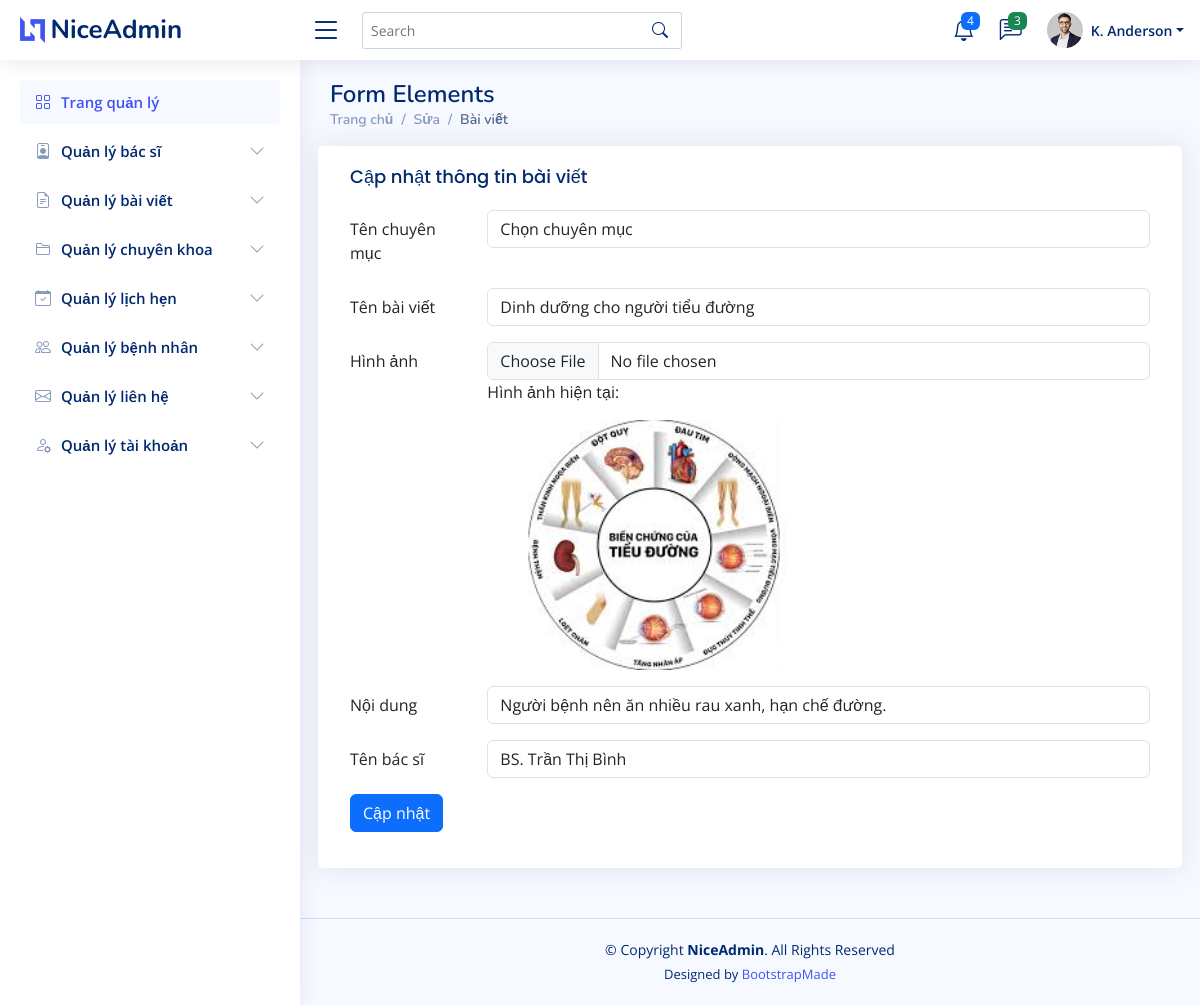
Screenshot of /admin/index.php?act=sua_baiviet&article_id=2 with the database file from the repository.
### tables this page shows
CREATE TABLE `article` (
  `article_id` int NOT NULL AUTO_INCREMENT,
  `category_id` varchar(50) DEFAULT NULL,
  `title` varchar(100) DEFAULT NULL,
  `content` text,
  `image` varchar(255) DEFAULT NULL,
  `views` int DEFAULT NULL,
  `doctor_id` int DEFAULT NULL,
  PRIMARY KEY (`article_id`)
);

### model/ketnoi/baiviet.php (called while the page is built, shortened)
<?php
    function get_onebaiviet($article_id){
        $conn =connectdb();
        $sql = "SELECT * FROM article WHERE article_id=".$article_id;
        $stmt = $conn->prepare($sql);
        $stmt->execute();
        $bvgetone= $stmt->fetchAll();
        return $bvgetone;
    }
    function hienthi_baiviet(){
        $conn= connectdb();
        $sql = "SELECT * FROM article
        ORDER BY article_id DESC";
        $stmt = $conn->prepare($sql);
        $stmt->execute();
        $kqbaiviet= $stmt->fetchAll();
        return $kqbaiviet;
    }
?>

### model/ketnoi/bacsi.php (called while the page is built, shortened)
<?php
    function hienthi_bacsi(){
        $conn= connectdb();
        $sql = "SELECT * FROM doctor doc INNER JOIN specializations sp ON doc.specializations_id = sp.specializations_id
	            INNER JOIN hospital ho ON  doc.hospital_id=ho.hospital_id
	            ORDER BY doctor_id DESC";
        $stmt = $conn->prepare($sql);
        $stmt->execute();
        $kqbacsi= $stmt->fetchAll();
        return $kqbacsi;
    }
?>

### admin/view/hienthi/update_baiviet.php (the view, shortened to what this page needs)
<main id="main" class="main">
<div class="pagetitle">
  <h1>Form Elements</h1>
  <nav>
    <ol class="breadcrumb">
      <li class="breadcrumb-item"><a href="#">Trang chủ</a></li>
      <li class="breadcrumb-item">Sửa</li>
      <li class="breadcrumb-item active">Bài viết</li>
    </ol>
  </nav>
</div>
<section class="section">
  <div class="row">
      <div class="card">
        <div class="card-body">
          <h5 class="card-title">Cập nhật thông tin bài viết</h5>
          <form action="index.php?act=sua_baiviet" method="POST" enctype="multipart/form-data">
            <div class="row mb-3">
                <label for="ten_khoa_hoc" class="col-sm-2 col-form-label">Tên chuyên mục</label>
                <div class="col-sm-10">
                <select class="form-control" id="" name="category_id" >
                    <option value="0">Chọn chuyên mục</option>
                </select>
                </div>
            </div>
            <div class="row mb-3">
              <label for="inputText" class="col-sm-2 col-form-label" >Tên bài viết </label>
              <div class="col-sm-10">
                <input type="text" class="form-control" name="title" value="<?=trim($bvgetone[0]['title'])?>">
              </div>
            </div>
            <div class="row mb-3" >
                <label for="formFile" class="col-sm-2 col-form-label">Hình ảnh</label>
                <div class="col-sm-10">
                    <input class="form-control" type="file" id="" name="image"  value="<?=trim($bvgetone[0]['image'])?>">
                    <?php if (!empty($bvgetone[0]['image'])): ?>
                    <p>Hình ảnh hiện tại:</p>
                    <img src="../admin/assets/img/<?=$bvgetone[0]['image']?>" alt="" style="max-width: 500px; height: 250px;">
                    <?php endif; ?>
                </div>
            </div>
            <div class="row mb-3">
              <label for="inputText" class="col-sm-2 col-form-label">Nội dung</label>
              <div class="col-sm-10">
                <input type="text" class="form-control" name = "content" value="<?=trim($bvgetone[0]['content'])?>">
              </div>
            </div>
            <div class="row mb-3">
                <label for="ten_khoa_hoc" class="col-sm-2 col-form-label">Tên bác sĩ</label>
                <div class="col-sm-10">
                <select class="form-control" id="" name="doctor_id" >
                    <?php
                        $id_doctor = $bvgetone[0]['doctor_id'];
                        if(isset($kqbacsi)){
                            foreach ($kqbacsi as $bs){
                                if($bs['doctor_id'] == $id_doctor){
                                    echo '<option value="'.$bs['doctor_id'].'" selected>'.$bs['doctor_name'].'</option>';
                                }else{
                                    echo '<option value="'.$bs['doctor_id'].'" >'.$bs['doctor_name'].'</option>';
                                }
                            }
                      }
                    ?>
                </select>
                </div>
            </div>
            <div class="row mb-3">
              <div class="col-sm-10">
              <td><input type="submit" class="btn btn-primary" name="suabaiviet" value ="Cập nhật"></input></td>
              </div>
            </div>
          </form>
        </div>
      </div>
  </div>
</section>
</main>

### admin/assets/css/style.css (style rules this page uses)
:root { scroll-behavior: smooth; }
body { font-family: "Open Sans", sans-serif; background: #f6f9ff; color: #444444; }
a { color: #4154f1; text-decoration: none; }
h1, h2, h3, h4, h5, h6 { font-family: "Nunito", sans-serif; }
#main { margin-top: 60px; padding: 20px 30px; transition: all 0.3s; }
.pagetitle { margin-bottom: 10px; }
.pagetitle h1 { font-size: 24px; margin-bottom: 0; font-weight: 600; color: #012970; }
.card { margin-bottom: 30px; border: none; border-radius: 5px; box-shadow: 0px 0 30px rgba(1, 41, 112, 0.1); }
.card-title { padding: 20px 0 15px 0; font-size: 18px; font-weight: 500; color: #012970; font-family: "Poppins", sans-serif; }
.card-body { padding: 0 20px 20px 20px; }
.breadcrumb { font-size: 14px; font-family: "Nunito", sans-serif; color: #899bbd; font-weight: 600; }
.breadcrumb a { color: #899bbd; transition: 0.3s; }
.breadcrumb .breadcrumb-item::before { color: #899bbd; }
.breadcrumb .active { color: #51678f; font-weight: 600; }
@media (min-width: 1200px) { #main, #footer { margin-left: 300px; } }

### rows the page displays
article: title "Dinh dưỡng cho người tiểu đường", image (picture), content "Người bệnh nên ăn nhiều rau xanh, hạn chế đường."

### other values shown
form field doctor_id "BS. Trần Thị Bình"
